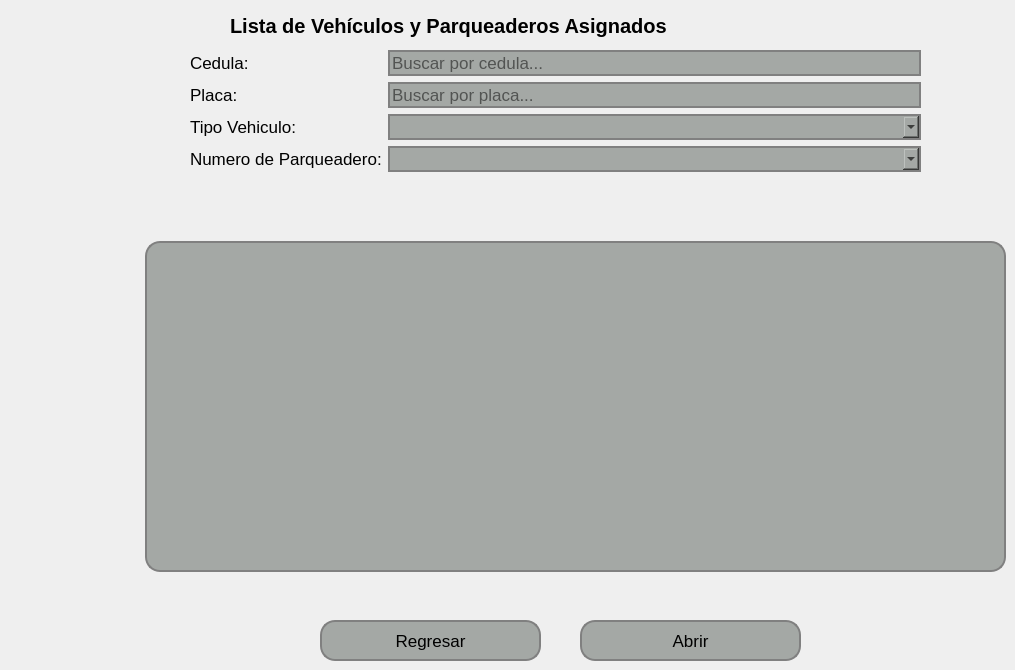
   <widget class="QWidget" name="pageListaParqueaderosAsignados">
    <widget class="QLabel" name="label_36">
     <property name="geometry">
      <rect>
       <x>230</x>
       <y>10</y>
       <width>581</width>
       <height>31</height>
      </rect>
     </property>
     <property name="font">
      <font>
       <pointsize>15</pointsize>
       <weight>75</weight>
       <bold>true</bold>
      </font>
     </property>
     <property name="text">
      <string>Lista de Vehículos y Parqueaderos Asignados</string>
     </property>
    </widget>
    <widget class="QWidget" name="formLayoutWidget_4">
     <property name="geometry">
      <rect>
       <x>190</x>
       <y>50</y>
       <width>731</width>
       <height>171</height>
      </rect>
     </property>
     <layout class="QFormLayout" name="formLayout_4">
      <item row="0" column="0">
       <widget class="QLabel" name="label_42">
        <property name="font">
         <font>
          <pointsize>13</pointsize>
         </font>
        </property>
        <property name="text">
         <string>Cedula: </string>
        </property>
       </widget>
      </item>
      <item row="0" column="1">
       <widget class="QLineEdit" name="lineEditCedulaLista">
        <property name="font">
         <font>
          <pointsize>13</pointsize>
         </font>
        </property>
        <property name="styleSheet">
         <string notr="true">    background-color: #a4a8a5; /* Color del botón */
    border-radius: 15px;       /* Borde redondeado, ajusta el valor para más curvatura */
    border: 2px solid #808080; /* Opcional: agrega un borde de color gris */</string>
        </property>
        <property name="placeholderText">
         <string>Buscar por cedula...</string>
        </property>
       </widget>
      </item>
      <item row="1" column="1">
       <widget class="QLineEdit" name="lineEditPlacaLista">
        <property name="font">
         <font>
          <pointsize>13</pointsize>
         </font>
        </property>
        <property name="styleSheet">
         <string notr="true">    background-color: #a4a8a5; /* Color del botón */
    border-radius: 15px;       /* Borde redondeado, ajusta el valor para más curvatura */
    border: 2px solid #808080; /* Opcional: agrega un borde de color gris */</string>
        </property>
        <property name="placeholderText">
         <string>Buscar por placa...</string>
        </property>
       </widget>
      </item>
      <item row="1" column="0">
       <widget class="QLabel" name="label_45">
        <property name="font">
         <font>
          <pointsize>13</pointsize>
         </font>
        </property>
        <property name="text">
         <string>Placa:</string>
        </property>
       </widget>
      </item>
      <item row="2" column="0">
       <widget class="QLabel" name="label_43">
        <property name="font">
         <font>
          <pointsize>13</pointsize>
         </font>
        </property>
        <property name="text">
         <string>Tipo Vehiculo:</string>
        </property>
       </widget>
      </item>
      <item row="2" column="1">
       <widget class="QComboBox" name="comboBoxTipoVehiculoLista">
        <property name="font">
         <font>
          <pointsize>13</pointsize>
         </font>
        </property>
        <property name="styleSheet">
         <string notr="true">    background-color: #a4a8a5; /* Color del botón */
    border-radius: 15px;       /* Borde redondeado, ajusta el valor para más curvatura */
    border: 2px solid #808080; /* Opcional: agrega un borde de color gris */</string>
        </property>
       </widget>
      </item>
      <item row="3" column="0">
       <widget class="QLabel" name="label_44">
        <property name="font">
         <font>
          <pointsize>13</pointsize>
         </font>
        </property>
        <property name="text">
         <string>Numero de Parqueadero:</string>
        </property>
       </widget>
      </item>
      <item row="3" column="1">
       <widget class="QComboBox" name="comboBoxNumeroParqueaderoLista">
        <property name="font">
         <font>
          <pointsize>13</pointsize>
         </font>
        </property>
        <property name="styleSheet">
         <string notr="true">    background-color: #a4a8a5; /* Color del botón */
    border-radius: 15px;       /* Borde redondeado, ajusta el valor para más curvatura */
    border: 2px solid #808080; /* Opcional: agrega un borde de color gris */</string>
        </property>
       </widget>
      </item>
     </layout>
    </widget>
    <widget class="QTableWidget" name="tableWidgetListaAsignados">
     <property name="geometry">
      <rect>
       <x>145</x>
       <y>241</y>
       <width>861</width>
       <height>331</height>
      </rect>
     </property>
     <property name="styleSheet">
      <string notr="true">    background-color: #a4a8a5; /* Color del botón */
    border-radius: 15px;       /* Borde redondeado, ajusta el valor para más curvatura */
    border: 2px solid #808080; /* Opcional: agrega un borde de color gris */</string>
     </property>
    </widget>
    <widget class="QPushButton" name="pushButtonRegresarLista">
     <property name="geometry">
      <rect>
       <x>320</x>
       <y>620</y>
       <width>221</width>
       <height>41</height>
      </rect>
     </property>
     <property name="font">
      <font>
       <pointsize>13</pointsize>
      </font>
     </property>
     <property name="styleSheet">
      <string notr="true">QPushButton {
    background-color: #a4a8a5; /* Color del botón */
    border-radius: 15px;       /* Borde redondeado, ajusta el valor para más curvatura */
    border: 2px solid #808080; /* Opcional: agrega un borde de color gris */

}

QPushButton:hover {
    background-color: #b0b5b0; /* Color al pasar el mouse */
}

QPushButton:pressed {
    background-color: #8f938f; /* Color al hacer clic */
}
</string>
     </property>
     <property name="text">
      <string>Regresar</string>
     </property>
    </widget>
    <widget class="QPushButton" name="pushButtonAbrirLista">
     <property name="geometry">
      <rect>
       <x>580</x>
       <y>620</y>
       <width>221</width>
       <height>41</height>
      </rect>
     </property>
     <property name="font">
      <font>
       <pointsize>13</pointsize>
      </font>
     </property>
     <property name="styleSheet">
      <string notr="true">QPushButton {
    background-color: #a4a8a5; /* Color del botón */
    border-radius: 15px;       /* Borde redondeado, ajusta el valor para más curvatura */
    border: 2px solid #808080; /* Opcional: agrega un borde de color gris */

}

QPushButton:hover {
    background-color: #b0b5b0; /* Color al pasar el mouse */
}

QPushButton:pressed {
    background-color: #8f938f; /* Color al hacer clic */
}
</string>
     </property>
     <property name="text">
      <string>Abrir</string>
     </property>
    </widget>
   </widget>
